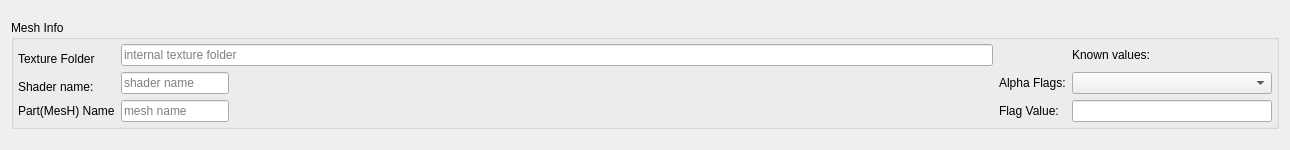
<?xml version="1.0" encoding="UTF-8"?>
<ui version="4.0">
 <class>QAlphaEditLine</class>
 <widget class="QWidget" name="QAlphaEditLine">
  <property name="geometry">
   <rect>
    <x>0</x>
    <y>0</y>
    <width>1290</width>
    <height>150</height>
   </rect>
  </property>
  <property name="sizePolicy">
   <sizepolicy hsizetype="Expanding" vsizetype="Fixed">
    <horstretch>0</horstretch>
    <verstretch>0</verstretch>
   </sizepolicy>
  </property>
  <property name="windowTitle">
   <string>QTextureEditLine</string>
  </property>
  <layout class="QHBoxLayout" name="horizontalLayout_2">
   <item>
    <widget class="QGroupBox" name="groupBox">
     <property name="sizePolicy">
      <sizepolicy hsizetype="Preferred" vsizetype="Fixed">
       <horstretch>0</horstretch>
       <verstretch>0</verstretch>
      </sizepolicy>
     </property>
     <property name="title">
      <string>Mesh Info</string>
     </property>
     <layout class="QHBoxLayout" name="horizontalLayout">
      <property name="leftMargin">
       <number>4</number>
      </property>
      <property name="topMargin">
       <number>4</number>
      </property>
      <property name="rightMargin">
       <number>4</number>
      </property>
      <property name="bottomMargin">
       <number>4</number>
      </property>
      <item>
       <layout class="QGridLayout" name="gridLayout">
        <item row="1" column="6">
         <widget class="QComboBox" name="comboBoxKnownValues">
          <property name="minimumSize">
           <size>
            <width>150</width>
            <height>0</height>
           </size>
          </property>
          <property name="maximumSize">
           <size>
            <width>200</width>
            <height>16777215</height>
           </size>
          </property>
         </widget>
        </item>
        <item row="2" column="0">
         <widget class="QLabel" name="label_6">
          <property name="styleSheet">
           <string notr="true">border-top-color: qlineargradient(spread:pad, x1:0, y1:0, x2:1, y2:1, stop:0 rgba(0, 0, 0, 255), stop:1 rgba(255, 255, 255, 255));</string>
          </property>
          <property name="text">
           <string>Part(MesH) Name</string>
          </property>
         </widget>
        </item>
        <item row="0" column="6">
         <widget class="QLabel" name="label_2">
          <property name="sizePolicy">
           <sizepolicy hsizetype="Fixed" vsizetype="Fixed">
            <horstretch>0</horstretch>
            <verstretch>0</verstretch>
           </sizepolicy>
          </property>
          <property name="layoutDirection">
           <enum>Qt::LeftToRight</enum>
          </property>
          <property name="text">
           <string>Known values:</string>
          </property>
          <property name="alignment">
           <set>Qt::AlignCenter</set>
          </property>
         </widget>
        </item>
        <item row="1" column="0">
         <widget class="QLabel" name="label_4">
          <property name="text">
           <string>Shader name:</string>
          </property>
          <property name="alignment">
           <set>Qt::AlignBottom|Qt::AlignLeading|Qt::AlignLeft</set>
          </property>
         </widget>
        </item>
        <item row="1" column="1">
         <widget class="QLineEdit" name="lineEdit_ShaderName">
          <property name="sizePolicy">
           <sizepolicy hsizetype="Fixed" vsizetype="Fixed">
            <horstretch>0</horstretch>
            <verstretch>0</verstretch>
           </sizepolicy>
          </property>
          <property name="readOnly">
           <bool>true</bool>
          </property>
          <property name="placeholderText">
           <string>shader name</string>
          </property>
         </widget>
        </item>
        <item row="2" column="1">
         <widget class="QLineEdit" name="lineEdit_MeshName">
          <property name="sizePolicy">
           <sizepolicy hsizetype="Fixed" vsizetype="Fixed">
            <horstretch>0</horstretch>
            <verstretch>0</verstretch>
           </sizepolicy>
          </property>
          <property name="readOnly">
           <bool>true</bool>
          </property>
          <property name="placeholderText">
           <string>mesh name</string>
          </property>
         </widget>
        </item>
        <item row="2" column="6">
         <widget class="QLineEdit" name="lineEditFlagValue">
          <property name="minimumSize">
           <size>
            <width>100</width>
            <height>0</height>
           </size>
          </property>
          <property name="maximumSize">
           <size>
            <width>200</width>
            <height>16777215</height>
           </size>
          </property>
          <property name="alignment">
           <set>Qt::AlignRight|Qt::AlignTrailing|Qt::AlignVCenter</set>
          </property>
         </widget>
        </item>
        <item row="0" column="1" colspan="2">
         <widget class="QLineEdit" name="lineEdit_TextureFolder">
          <property name="text">
           <string/>
          </property>
          <property name="readOnly">
           <bool>true</bool>
          </property>
          <property name="placeholderText">
           <string>internal texture folder</string>
          </property>
         </widget>
        </item>
        <item row="0" column="0">
         <widget class="QLabel" name="label_5">
          <property name="sizePolicy">
           <sizepolicy hsizetype="Fixed" vsizetype="Preferred">
            <horstretch>0</horstretch>
            <verstretch>0</verstretch>
           </sizepolicy>
          </property>
          <property name="text">
           <string>Texture Folder</string>
          </property>
          <property name="alignment">
           <set>Qt::AlignBottom|Qt::AlignLeading|Qt::AlignLeft</set>
          </property>
         </widget>
        </item>
        <item row="2" column="4">
         <widget class="QLabel" name="label_3">
          <property name="sizePolicy">
           <sizepolicy hsizetype="Fixed" vsizetype="Preferred">
            <horstretch>0</horstretch>
            <verstretch>0</verstretch>
           </sizepolicy>
          </property>
          <property name="text">
           <string>Flag Value:</string>
          </property>
         </widget>
        </item>
        <item row="1" column="4">
         <widget class="QLabel" name="label">
          <property name="sizePolicy">
           <sizepolicy hsizetype="Fixed" vsizetype="Preferred">
            <horstretch>0</horstretch>
            <verstretch>0</verstretch>
           </sizepolicy>
          </property>
          <property name="text">
           <string>Alpha Flags:</string>
          </property>
         </widget>
        </item>
       </layout>
      </item>
     </layout>
    </widget>
   </item>
  </layout>
 </widget>
 <layoutdefault spacing="6" margin="11"/>
 <resources/>
 <connections/>
</ui>
